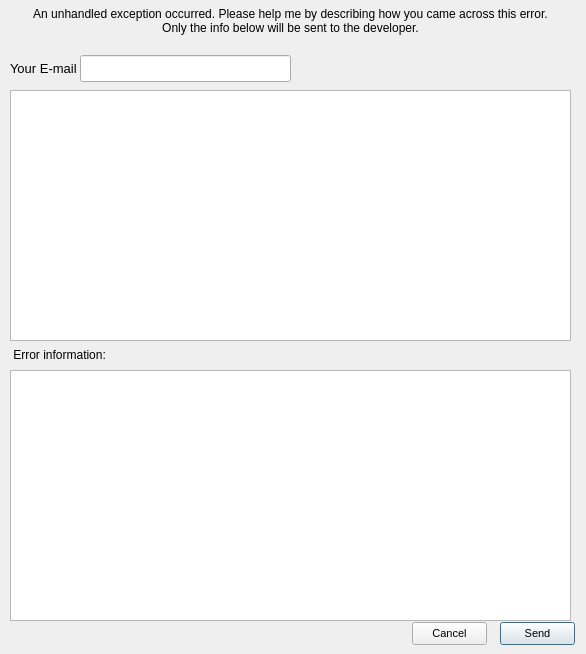
<?xml version="1.0" encoding="UTF-8"?>
<ui version="4.0">
 <class>Dialog</class>
 <widget class="QDialog" name="Dialog">
  <property name="geometry">
   <rect>
    <x>0</x>
    <y>0</y>
    <width>586</width>
    <height>654</height>
   </rect>
  </property>
  <property name="windowTitle">
   <string>Error</string>
  </property>
  <property name="windowIcon">
   <iconset>
    <normaloff>assets/B.o.E..png</normaloff>assets/B.o.E..png</iconset>
  </property>
  <widget class="QLabel" name="label">
   <property name="geometry">
    <rect>
     <x>0</x>
     <y>0</y>
     <width>581</width>
     <height>41</height>
    </rect>
   </property>
   <property name="font">
    <font>
     <pointsize>9</pointsize>
    </font>
   </property>
   <property name="text">
    <string>An unhandled exception occurred. Please help me by describing how you came across this error.
Only the info below will be sent to the developer.</string>
   </property>
   <property name="alignment">
    <set>Qt::AlignCenter</set>
   </property>
  </widget>
  <widget class="QTextBrowser" name="emsg">
   <property name="geometry">
    <rect>
     <x>10</x>
     <y>370</y>
     <width>561</width>
     <height>251</height>
    </rect>
   </property>
   <property name="html">
    <string>&lt;!DOCTYPE HTML PUBLIC &quot;-//W3C//DTD HTML 4.0//EN&quot; &quot;http://www.w3.org/TR/REC-html40/strict.dtd&quot;&gt;
&lt;html&gt;&lt;head&gt;&lt;meta name=&quot;qrichtext&quot; content=&quot;1&quot; /&gt;&lt;style type=&quot;text/css&quot;&gt;
p, li { white-space: pre-wrap; }
&lt;/style&gt;&lt;/head&gt;&lt;body style=&quot; font-family:'Sans'; font-size:10pt; font-weight:400; font-style:normal;&quot;&gt;
&lt;p style=&quot;-qt-paragraph-type:empty; margin-top:0px; margin-bottom:0px; margin-left:0px; margin-right:0px; -qt-block-indent:0; text-indent:0px; font-family:'MS Shell Dlg 2'; font-size:8pt;&quot;&gt;&lt;br /&gt;&lt;/p&gt;&lt;/body&gt;&lt;/html&gt;</string>
   </property>
  </widget>
  <widget class="QTextEdit" name="de">
   <property name="geometry">
    <rect>
     <x>10</x>
     <y>90</y>
     <width>561</width>
     <height>251</height>
    </rect>
   </property>
  </widget>
  <widget class="QLabel" name="label_2">
   <property name="geometry">
    <rect>
     <x>10</x>
     <y>347</y>
     <width>151</width>
     <height>16</height>
    </rect>
   </property>
   <property name="font">
    <font>
     <pointsize>9</pointsize>
    </font>
   </property>
   <property name="text">
    <string> Error information:</string>
   </property>
  </widget>
  <widget class="QPushButton" name="send">
   <property name="geometry">
    <rect>
     <x>500</x>
     <y>622</y>
     <width>75</width>
     <height>23</height>
    </rect>
   </property>
   <property name="font">
    <font>
     <pointsize>8</pointsize>
    </font>
   </property>
   <property name="text">
    <string>Send</string>
   </property>
  </widget>
  <widget class="QPushButton" name="can">
   <property name="geometry">
    <rect>
     <x>412</x>
     <y>622</y>
     <width>75</width>
     <height>23</height>
    </rect>
   </property>
   <property name="font">
    <font>
     <pointsize>8</pointsize>
    </font>
   </property>
   <property name="text">
    <string>Cancel</string>
   </property>
  </widget>
  <widget class="QLineEdit" name="email">
   <property name="geometry">
    <rect>
     <x>80</x>
     <y>55</y>
     <width>211</width>
     <height>27</height>
    </rect>
   </property>
  </widget>
  <widget class="QLabel" name="label_3">
   <property name="geometry">
    <rect>
     <x>10</x>
     <y>60</y>
     <width>81</width>
     <height>17</height>
    </rect>
   </property>
   <property name="font">
    <font>
     <pointsize>10</pointsize>
     <weight>50</weight>
     <italic>false</italic>
     <bold>false</bold>
    </font>
   </property>
   <property name="text">
    <string>Your E-mail</string>
   </property>
  </widget>
 </widget>
 <resources/>
 <connections>
  <connection>
   <sender>can</sender>
   <signal>clicked()</signal>
   <receiver>Dialog</receiver>
   <slot>close()</slot>
   <hints>
    <hint type="sourcelabel">
     <x>449</x>
     <y>633</y>
    </hint>
    <hint type="destinationlabel">
     <x>292</x>
     <y>326</y>
    </hint>
   </hints>
  </connection>
  <connection>
   <sender>send</sender>
   <signal>clicked()</signal>
   <receiver>Dialog</receiver>
   <slot>close()</slot>
   <hints>
    <hint type="sourcelabel">
     <x>537</x>
     <y>633</y>
    </hint>
    <hint type="destinationlabel">
     <x>292</x>
     <y>326</y>
    </hint>
   </hints>
  </connection>
 </connections>
</ui>
